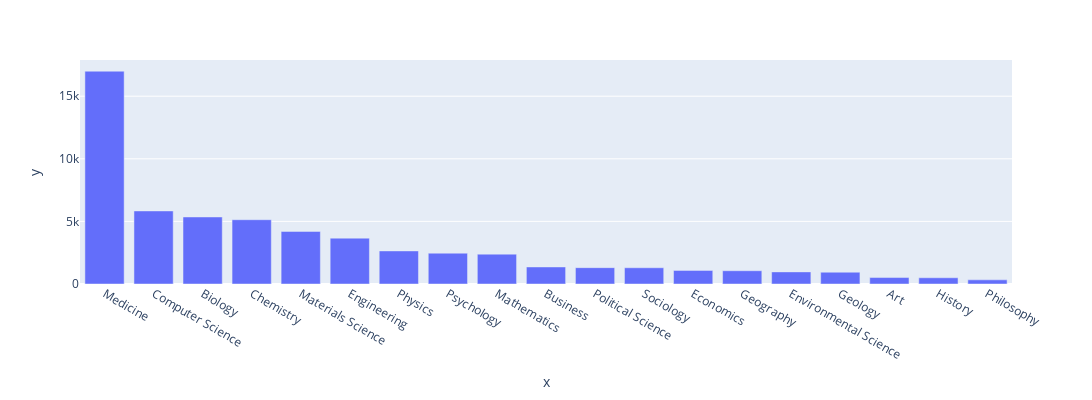

Here is the notebook cell this chart was saved with:
### Code cell
import pandas as pd
from collections import Counter
import plotly.express as px

df = pd.DataFrame(Counter(y).most_common(), columns=["domain", "count"])
px.bar(x=df["domain"], y=df["count"], width=1200, height=400).show()

### Figure 1 — Plotly figure (JSON) as saved in the notebook; plotly's stock layout.template omitted (floating-point values rounded to 4 significant figures)
{"data": [{"alignmentgroup": "True", "hovertemplate": "x=%{x}<br>y=%{y}<extra></extra>", "legendgroup": "", "marker": {"color": "#636efa", "pattern": {"shape": ""}}, "name": "", "offsetgroup": "", "orientation": "v", "showlegend": false, "textposition": "auto", "type": "bar", "x": ["Medicine", "Computer Science", "Biology", "Chemistry", "Materials Science", "Engineering", "Physics", "Psychology", "Mathematics", "Business", "Political Science", "Sociology", "Economics", "Geography", "Environmental Science", "Geology", "Art", "History", "Philosophy"], "xaxis": "x", "y": [16996, 5836, 5354, 5135, 4200, 3663, 2643, 2463, 2386, 1362, 1304, 1297, 1087, 1060, 968, 943, 515, 497, 332], "yaxis": "y"}], "layout": {"barmode": "relative", "height": 400, "legend": {"tracegroupgap": 0}, "margin": {"t": 60}, "width": 1200, "xaxis": {"anchor": "y", "domain": [0, 1], "title": {"text": "x"}}, "yaxis": {"anchor": "x", "domain": [0, 1], "title": {"text": "y"}}}}
